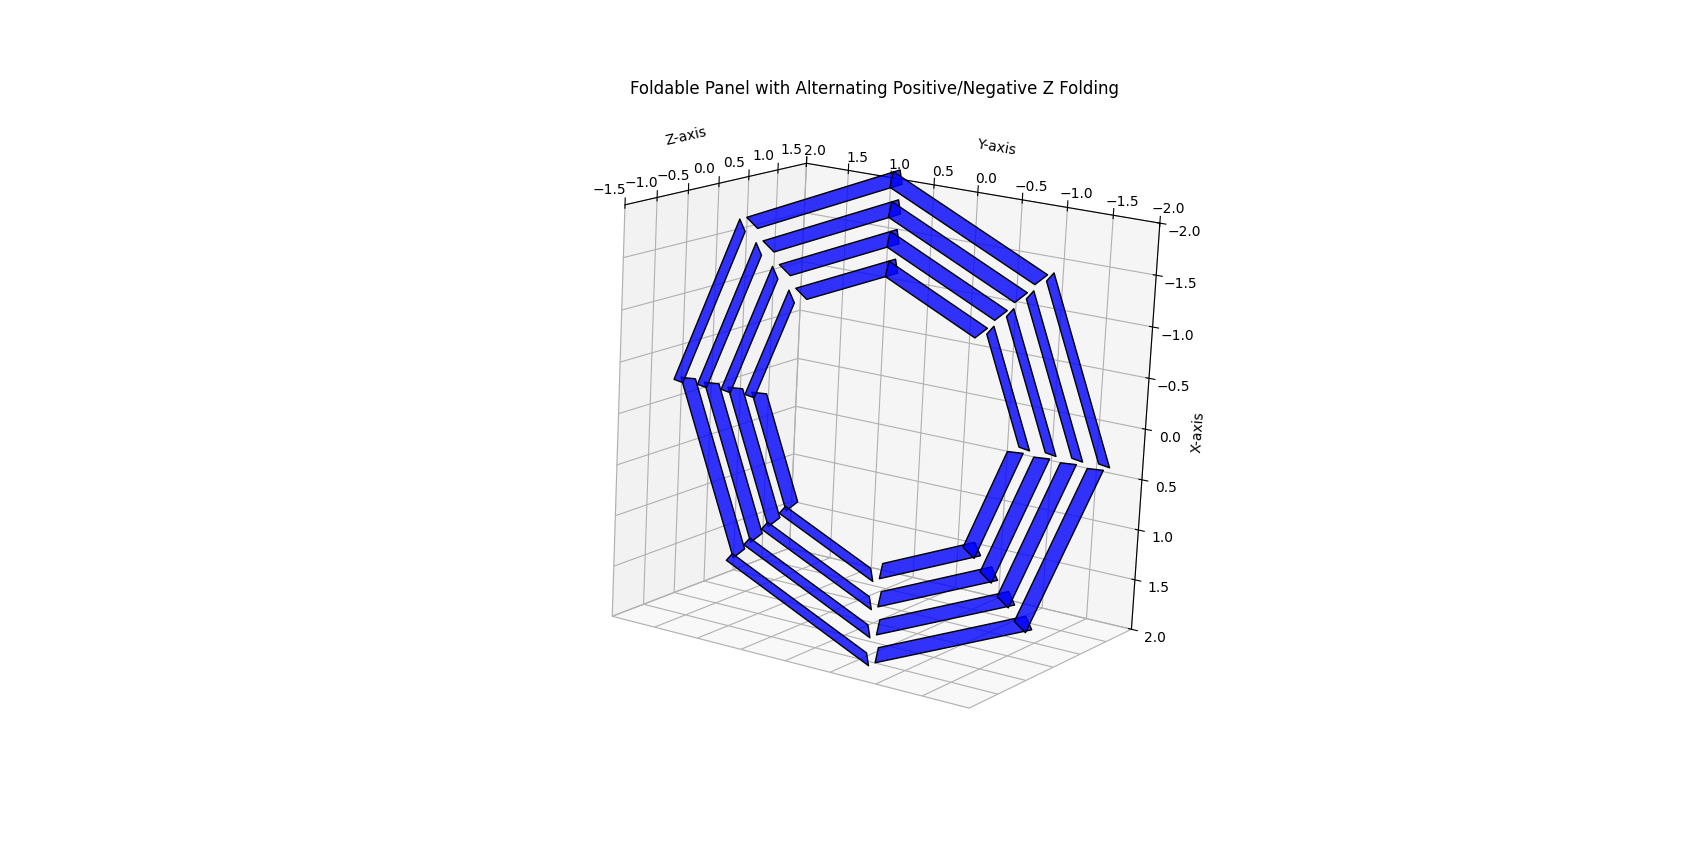

Write Python code to recreate this figure.
import matplotlib.pyplot as plt
from mpl_toolkits.mplot3d.art3d import Poly3DCollection
import numpy as np
from scipy.optimize import root

# Parameters for the foldable panel
N = 8  # Number of sides in the central polygon
A = 1.0  # Center-to-vertex radius
h = 0.1  # Separation between layers in stowed form
phi = np.radians(30)  # Angle between cone and flat plane in radians
beta = 2 * np.pi / N  # Angular separation between segments
d = h / np.cos(beta)  # Radial separation in stowed form

# Rotation matrix R for rotational symmetry
def rotation_matrix(beta):
    return np.array([
        [np.cos(beta), -np.sin(beta), 0],
        [np.sin(beta), np.cos(beta), 0],
        [0, 0, 1]
    ])

R = rotation_matrix(beta)

# Function to solve for the heights (mz_i+1 and vz_i+1)
def g_heights(heights, A, d, phi, i, fold_direction):
    mz_next, vz_next = heights
    
    # Apply direction for negative/positive Z folding
    mz_next *= fold_direction
    vz_next *= fold_direction
    
    # Stowed positions
    m_prime_next = np.array([A + 2 * d * i - d, 0, mz_next])
    v_prime_next = np.array([A + 2 * d * i, 0, vz_next])
    
    # Deployed positions constrained to the cone
    m_next = np.array([A + 2 * d * i - d, 0, (A + 2 * d * i - d) * np.tan(phi)])
    v_next = np.array([A + 2 * d * i, 0, (A + 2 * d * i) * np.tan(phi)])
    
    # Residuals for constraints
    l5_stowed = np.linalg.norm(v_prime_next - m_prime_next)
    l5_deployed = np.linalg.norm(v_next - m_next)
    residual_5 = l5_stowed - l5_deployed
    
    l6_stowed = np.linalg.norm(m_prime_next - m_prime_next @ R)
    l6_deployed = np.linalg.norm(m_next - m_next @ R)
    residual_6 = l6_stowed - l6_deployed
    
    return [residual_5, residual_6]

# Initialize full panel
all_trapezoids = []

# Generate each segment and solve for all trapezoids
for segment in range(N):  # For each segment of the polygon
    rotation = np.linalg.matrix_power(R, segment)  # Rotate the segment using R
    fold_direction = 1 if segment % 2 == 0 else -1  # Alternate folding direction
    segment_trapezoids = []
    
    for i in range(2, 6):  # Assume we solve for vertices from 2 to n-1
        # Initial guess for heights mz_i+1 and vz_i+1
        initial_guess = [0.1, 0.1]
        result = root(g_heights, initial_guess, args=(A, d, phi, i, fold_direction))
        
        if result.success:
            mz_next, vz_next = result.x
            
            # Compute positions
            m_next = np.array([A + 2 * d * i - d, 0, fold_direction * mz_next * np.tan(phi)])
            v_next = np.array([A + 2 * d * i, 0, fold_direction * vz_next * np.tan(phi)])
            
            # Rotate to current segment
            m_rotated = rotation @ m_next
            v_rotated = rotation @ v_next
            
            # Store trapezoid vertices
            segment_trapezoids.append((m_rotated, v_rotated))
        else:
            print(f"Failed to solve for i={i} in segment {segment}")
    
    all_trapezoids.append(segment_trapezoids)

# Visualization
fig = plt.figure()
ax = fig.add_subplot(111, projection='3d')

for segment in all_trapezoids:
    for m, v in segment:
        # Create the trapezoid
        trapezoid = Poly3DCollection([[m, v, v @ R, m @ R]], facecolor="blue", edgecolor="black", alpha=0.8)
        ax.add_collection3d(trapezoid)

# Set limits for better visualization
ax.set_xlim([-2, 2])
ax.set_ylim([-2, 2])
ax.set_zlim([-1.5, 1.5])

# Set labels
ax.set_xlabel("X-axis")
ax.set_ylabel("Y-axis")
ax.set_zlabel("Z-axis")

# Title
ax.set_title("Foldable Panel with Alternating Positive/Negative Z Folding")

# Display the plot
plt.show()
